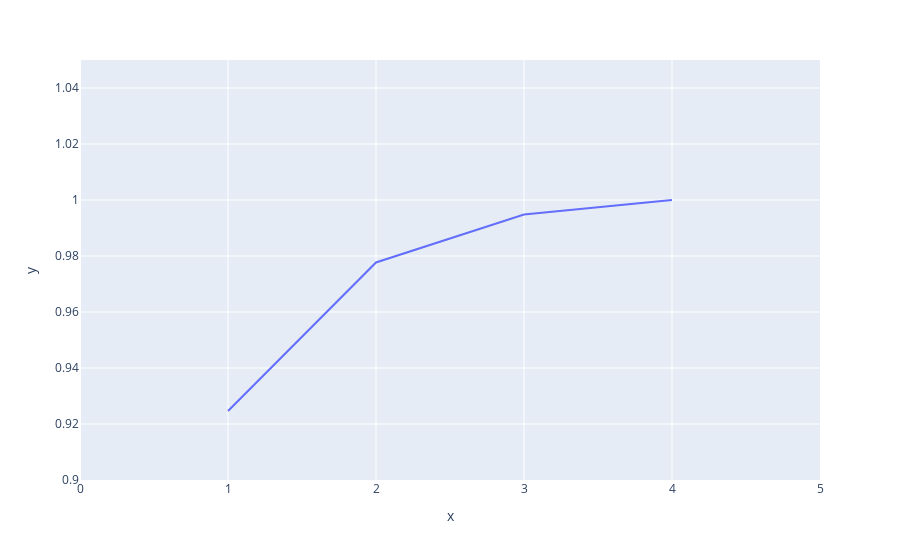

This figure's notebook cell:
### Code cell
# plot number singular value and cum_explained
import plotly.express as px

fig = px.line(x=range(1,5), y = cum_var_explained,range_y = [0.9,1.05], range_x = [0,5])
fig.show()

### Figure 1 — Plotly figure (JSON) as saved in the notebook; plotly's stock layout.template omitted (floating-point values rounded to 4 significant figures)
{"data": [{"hovertemplate": "x=%{x}<br>y=%{y}<extra></extra>", "legendgroup": "", "line": {"color": "#636efa", "dash": "solid"}, "marker": {"symbol": "circle"}, "mode": "lines", "name": "", "orientation": "v", "showlegend": false, "type": "scatter", "x": [1, 2, 3, 4], "xaxis": "x", "y": [0.9246, 0.9777, 0.9948, 1], "yaxis": "y"}], "layout": {"autosize": true, "legend": {"tracegroupgap": 0}, "margin": {"t": 60}, "xaxis": {"anchor": "y", "domain": [0, 1], "range": [0, 5], "title": {"text": "x"}, "type": "linear"}, "yaxis": {"anchor": "x", "domain": [0, 1], "range": [0.9, 1.05], "title": {"text": "y"}, "type": "linear"}}}
